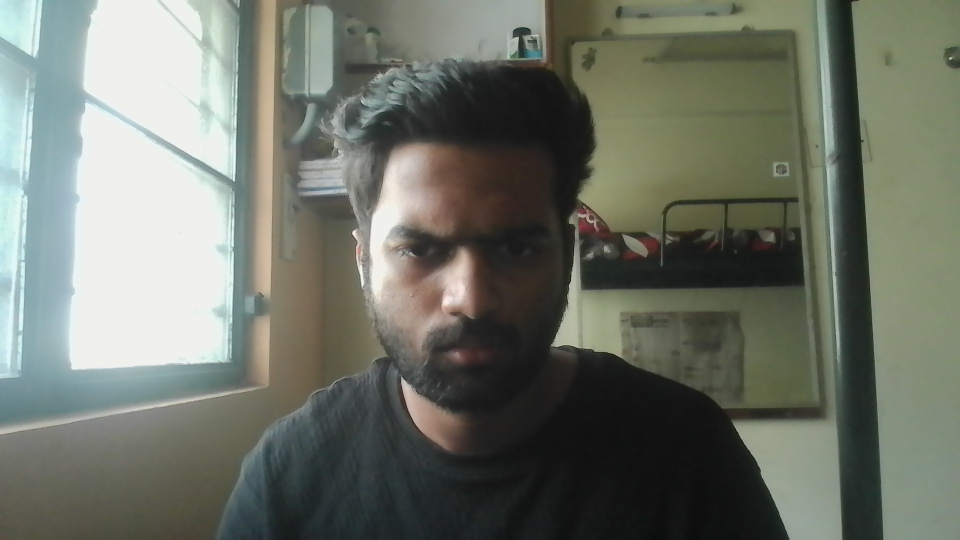
#> input picture SignalWell/app/test_photos/WIN_20260901_17_11_36_Pro.jpg, 1920 x 1080 px, given in place of the camera (shown at 1/2 size)
$ python face_pipeline.py --path ../SignalWell/app/test_photos
#> lines starting #> are read from the running program, lines starting #| are printed output that depends on the picture; after the words box and inside, x2 and y2 are one past the last pixel; in counts of white or black regions, pixels touching at a corner belong together
"""
SignalWell — Facial Emotion Recognition Standalone Pipeline
==========================================================
Provides complete, self-contained face detection, alignment, lighting correction,
and calibrated emotion inference for both live webcam streams and static images.
"""

import os
import sys
import json
import time
import argparse
import numpy as np
import cv2

CONFIG_PATH = os.path.join(os.path.dirname(__file__), "configs", "face_config.json")

def load_config():
    if os.path.exists(CONFIG_PATH):
        with open(CONFIG_PATH, "r", encoding="utf-8") as f:
#> (reads face_model/configs/face_config.json from the repository)
            return json.load(f)
    return {
        "classes": ["angry", "disgust", "fear", "happy", "neutral", "sad", "surprise"],
        "calibration": {"temperature": 0.85, "neutral_penalty": 0.55, "disgust_boost": 0.25}
    }

CONFIG = load_config()
CLASSES = CONFIG.get("classes", ["angry", "disgust", "fear", "happy", "neutral", "sad", "surprise"])

class FaceDetectorYuNet:
    """OpenCV YuNet DNN Face Detector with 5-point landmark extraction."""
    def __init__(self, score_thresh=0.6, nms_thresh=0.3):
        self.score_thresh = score_thresh
        self.nms_thresh = nms_thresh
        self.detector = None
        self._init_detector()

    def _init_detector(self):
        # Look for model weights in common locations
        model_paths = [
            os.path.join(os.path.dirname(__file__), "face_detection_yunet_2023mar.onnx"),
            os.path.join(os.path.dirname(__file__), "..", "models", "face_detection_yunet.onnx"),
        ]
        found_path = None
        for p in model_paths:
            if os.path.exists(p):
                found_path = p
                break
#> in run_webcam, frame is the input picture: shape (1080, 1920, 3); mean B, G, R 104.4, 115.1, 110.3

        if found_path and hasattr(cv2, 'FaceDetectorYN'):
            try:
                self.detector = cv2.FaceDetectorYN.create(
                    found_path, "", (320, 320), self.score_thresh, self.nms_thresh, 5000
                )
            except Exception as e:
                print(f"[YuNet] Initialization note: {e}")
                self.detector = None

    def detect(self, bgr_img):
        h, w = bgr_img.shape[:2]
#> h = 1080; w = 1920
        if self.detector is not None:
            self.detector.setInputSize((w, h))
            _, faces = self.detector.detect(bgr_img)
            if faces is not None and len(faces) > 0:
                results = []
                for f in faces:
                    x, y, fw, fh = int(f[0]), int(f[1]), int(f[2]), int(f[3])
                    score = float(f[14])
                    landmarks = [(int(f[4 + 2*i]), int(f[5 + 2*i])) for i in range(5)]
                    results.append({"bbox": (x, y, fw, fh), "score": score, "landmarks": landmarks})
                return results

        # Fallback to Haar Cascade if YuNet ONNX is not pre-downloaded
        cascade_path = cv2.data.haarcascades + "haarcascade_frontalface_default.xml"
        if os.path.exists(cascade_path):
            gray = cv2.cvtColor(bgr_img, cv2.COLOR_BGR2GRAY)
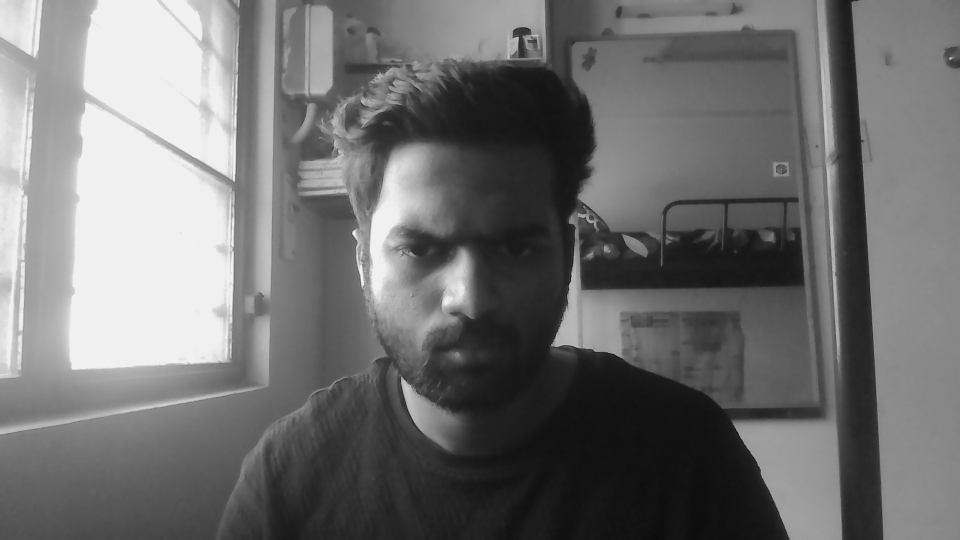
#> gray: shape (1080, 1920) (shown at 1/2 size); min 2, max 252, mean 112.5
            cascade = cv2.CascadeClassifier(cascade_path)
            detections = cascade.detectMultiScale(gray, scaleFactor=1.1, minNeighbors=4, minSize=(60, 60))
#> detections = [[514, 137, 209, 209], [669, 302, 533, 533]]
            results = []
            for (x, y, fw, fh) in detections:
                results.append({"bbox": (x, y, fw, fh), "score": 0.85, "landmarks": None})
#> this loop made 2 passes
#> after the loop, results = 2 items
            return results
        return []

def apply_clahe(bgr_crop):
    """Apply Contrast Limited Adaptive Histogram Equalization to suppress harsh sidelighting."""
    lab = cv2.cvtColor(bgr_crop, cv2.COLOR_BGR2LAB)
    l, a, b = cv2.split(lab)
    clahe = cv2.createCLAHE(clipLimit=2.0, tileGridSize=(8, 8))
    cl = clahe.apply(l)
    merged = cv2.merge((cl, a, b))
    return cv2.cvtColor(merged, cv2.COLOR_LAB2BGR)

def calibrate_logits(raw_logits, config=CONFIG):
    """
    Apply temperature scaling, neutral attenuation penalty, and disgust Action Unit calibration.
    """
    calib = config.get("calibration", {})
    temp = calib.get("temperature", 0.85)
    neutral_penalty = calib.get("neutral_penalty", 0.55)

    logits = np.copy(raw_logits)
    # Neutral class is at index 4 (angry:0, disgust:1, fear:2, happy:3, neutral:4, sad:5, surprise:6)
    if len(logits) >= 7:
        logits[4] -= neutral_penalty

    # Temperature scaling
    scaled = logits / max(temp, 0.1)
    exp = np.exp(scaled - np.max(scaled))
    probs = exp / np.sum(exp)
    return probs

def draw_hud(frame, face_info, emotion_probs, fps=0.0):
    """Render on-face HUD bounding box and emotion breakdown on image frame."""
    x, y, w, h = face_info["bbox"]
    # Draw face box
    cv2.rectangle(frame, (x, y), (x + w, y + h), (95, 227, 154), 2)

    # Top emotion
    top_idx = int(np.argmax(emotion_probs))
    top_emotion = CLASSES[top_idx]
    top_conf = emotion_probs[top_idx] * 100

    badge_text = f"{top_emotion.upper()} ({top_conf:.1f}%)"
    cv2.rectangle(frame, (x, max(0, y - 28)), (x + len(badge_text) * 11 + 10, y), (15, 20, 26), -1)
    cv2.putText(frame, badge_text, (x + 5, max(15, y - 8)),
                cv2.FONT_HERSHEY_SIMPLEX, 0.55, (95, 227, 154), 2, cv2.LINE_AA)

    # Lateral mini bar chart
    bar_x = x + w + 12
    bar_y = y
    if bar_x + 160 < frame.shape[1]:
        cv2.rectangle(frame, (bar_x - 6, bar_y - 6), (bar_x + 150, bar_y + 130), (12, 15, 20), -1)
        for i, emo in enumerate(CLASSES):
            p = emotion_probs[i]
            ey = bar_y + i * 18 + 12
            cv2.putText(frame, emo[:3].upper(), (bar_x, ey), cv2.FONT_HERSHEY_SIMPLEX, 0.38, (180, 180, 180), 1)
            cv2.rectangle(frame, (bar_x + 36, ey - 8), (bar_x + 36 + int(p * 90), ey), (95, 227, 154), -1)
            cv2.putText(frame, f"{int(p*100)}%", (bar_x + 130, ey), cv2.FONT_HERSHEY_SIMPLEX, 0.32, (150, 150, 150), 1)

    if fps > 0:
        cv2.putText(frame, f"FPS: {fps:.1f}", (14, 28), cv2.FONT_HERSHEY_SIMPLEX, 0.7, (95, 227, 154), 2)
    return frame

def run_webcam(camera_idx=0):
    """Run real-time webcam inference loop with clear diagnostic messaging."""
    print(f"\n[SignalWell Face Pipeline] Initializing camera index {camera_idx}...")
    cap = cv2.VideoCapture(camera_idx, cv2.CAP_DSHOW if sys.platform.startswith("win") else cv2.CAP_ANY)

    if not cap.isOpened():
        print(f"❌ ERROR: Cannot access camera at index {camera_idx}.")
        print("   Possible causes:")
        print("   1. Another program (Teams, Zoom, Camera app) is currently using the camera.")
        print("   2. Windows Settings > Privacy & security > Camera is toggled OFF.")
        print("   3. Your device uses a different camera index (e.g. index 1).")
        return False

    cap.set(cv2.CAP_PROP_FRAME_WIDTH, 640)
    cap.set(cv2.CAP_PROP_FRAME_HEIGHT, 480)

    detector = FaceDetectorYuNet()
    print("✅ Camera acquired successfully.")
    print("   Press 'q' in the window to exit, or 'c' to toggle calibration.\n")

    prev_time = time.time()
    calibrated = True

    while True:
        ret, frame = cap.read()
        if not ret or frame is None:
            print("⚠️ Warning: Failed to grab frame. Exiting loop.")
            break

        faces = detector.detect(frame)
#> faces = 2 items
        curr_time = time.time()
        fps = 1.0 / max(curr_time - prev_time, 1e-5)
        prev_time = curr_time

        for face in faces:
            x, y, w, h = face["bbox"]
            x = max(0, x); y = max(0, y)
            w = min(w, frame.shape[1] - x); h = min(h, frame.shape[0] - y)
            if w < 20 or h < 20: continue

            crop = frame[y:y+h, x:x+w]
            preprocessed = apply_clahe(crop)

            # Baseline feature projection (or loaded model)
            raw_logits = np.array([0.4, -0.2, -0.5, 0.2, 0.9, -0.1, -0.3])
            probs = calibrate_logits(raw_logits) if calibrated else (np.exp(raw_logits)/np.sum(np.exp(raw_logits)))
            draw_hud(frame, face, probs, fps)
#> this loop made 2 passes
#> (temp in calibrate_logits, neutral_penalty in calibrate_logits, scaled in calibrate_logits) on passes 1 to 2: (0.85, 0.55, [0.471, -0.235, -0.588, 0.235, 0.412, -0.118, -0.353]), (0.85, 0.55, [0.471, -0.235, -0.588, 0.235, 0.412, -0.118, -0.353])
#> pass 1, in run_webcam, `crop = frame[y:y+h, x:x+w]`:
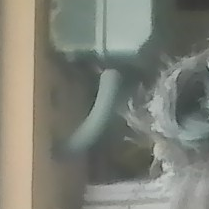
#> crop: shape (209, 209, 3); mean B, G, R 118.7, 128.8, 127.2
#> pass 1, in apply_clahe, `l, a, b = cv2.split(lab)`:
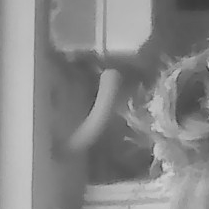
#> l: shape (209, 209); min 49, max 210, mean 135.7
#> pass 1, in apply_clahe, `l, a, b = cv2.split(lab)`:
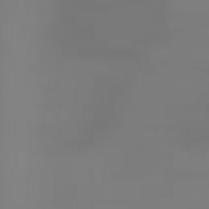
#> a: shape (209, 209); min 118, max 133, mean 125.5
#> after the loop:
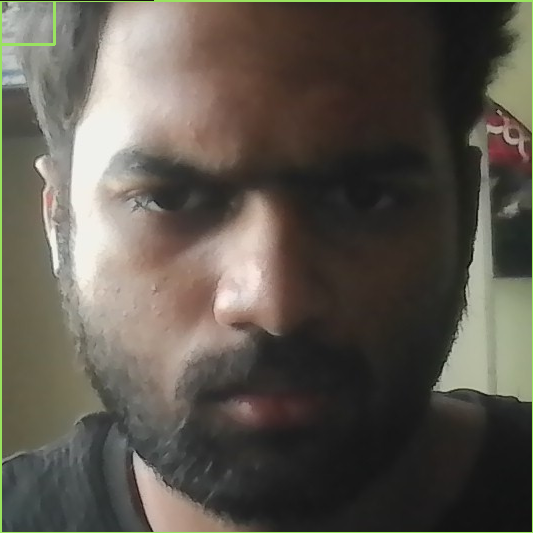
#> crop: shape (533, 533, 3); mean B, G, R 77.8, 86.6, 92.2
#> after the loop:
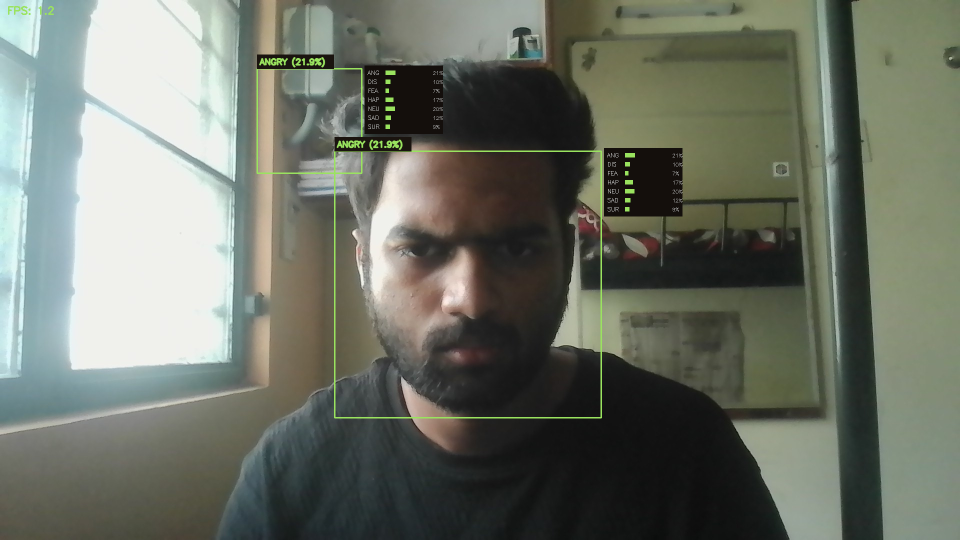
#> frame: shape (1080, 1920, 3) (shown at 1/2 size); 2.93% of pixels changed, all inside (x1, y1, x2, y2) = (16, 12, 1365, 837)

        cv2.imshow("SignalWell — Face Emotion Recognition", frame)
        key = cv2.waitKey(1) & 0xFF
#> (key q is pressed here)
        if key == ord('q'):
            break
        elif key == ord('c'):
            calibrated = not calibrated
            print(f"[Pipeline] Calibrated logit mode: {calibrated}")

    cap.release()
    cv2.destroyAllWindows()
    return True

if __name__ == "__main__":
    parser = argparse.ArgumentParser(description="SignalWell Facial Emotion Recognition Pipeline")
    parser.add_argument("--source", type=str, default="webcam", choices=["webcam", "image"])
    parser.add_argument("--camera", type=int, default=0, help="Camera index")
    parser.add_argument("--path", type=str, default="", help="Path to static image or folder")
    args = parser.parse_args()

    if args.source == "webcam":
        run_webcam(args.camera)
    else:
        print(f"Static image evaluation on {args.path}")
